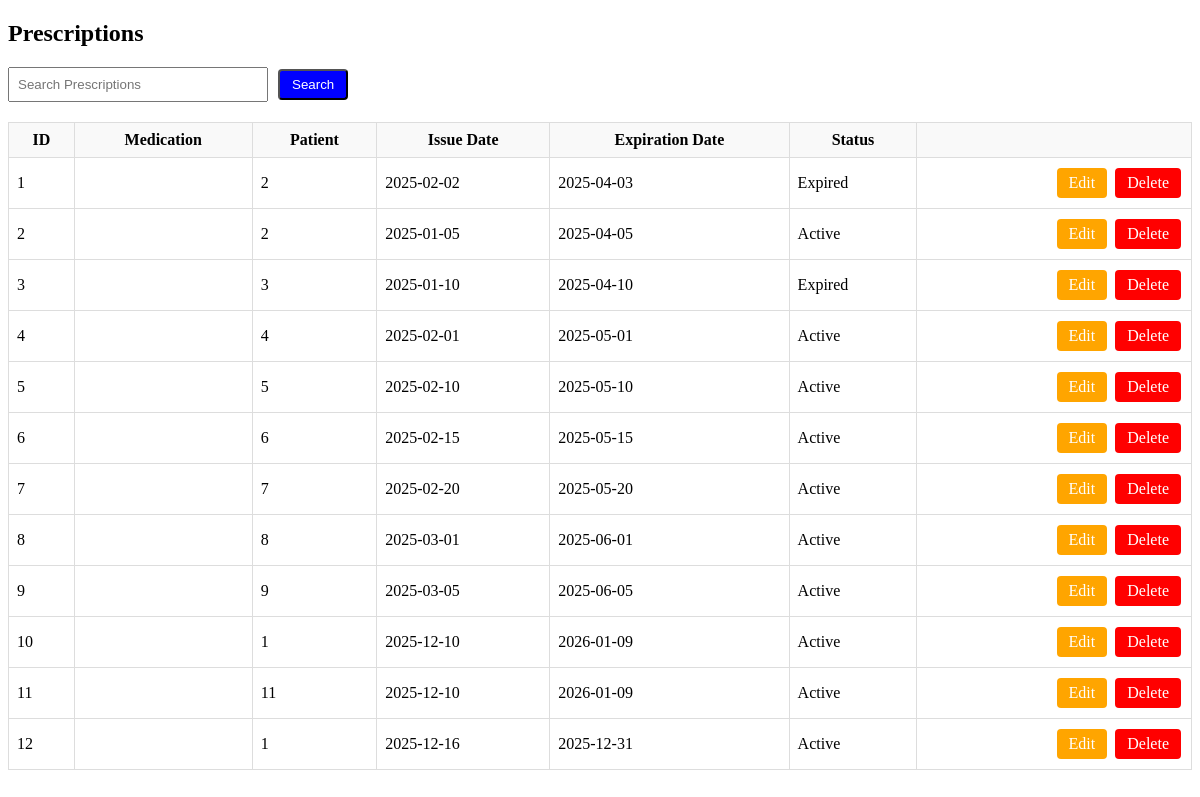
The app's page /backend/DISTRIBUTE_TO_APPROPRIATE_FILES/admin/database.php?view=prescriptions with its own data.
### tables this page shows
CREATE TABLE `prescription` (
  `prescriptionID` int(11) NOT NULL,
  `patientID` int(11) NOT NULL,
  `issueDate` date NOT NULL,
  `expirationDate` date NOT NULL,
  `status` text NOT NULL,
  `doctorID` int(11) NOT NULL
);

### backend/DISTRIBUTE_TO_APPROPRIATE_FILES/admin/database.php (the view, shortened to what this page needs)
<?php
require_once "../includes/db_connect.php";
$view = $_GET['view'] ?? 'medicines';
$search = $_GET['search'] ?? '';
$edit_id = isset($_GET['edit_id']) ? intval($_GET['edit_id']) : null;
$add_mode = isset($_GET['add']) ? true : false;
switch ($view) {
    case 'prescriptions':
        $title = "Prescriptions";
        $query = "SELECT * FROM prescription WHERE 1";
        break;
}
$result = $conn->query($query);
?>
<!DOCTYPE html>
<html>
<head>
</head>
<body>
  <h2><?= htmlspecialchars($title) ?></h2>
  <div style="display:flex; justify-content:space-between; margin-bottom:20px;">
    <form method="GET" action="database.php" style="display:flex; gap:8px; align-items:center;">
      <input type="text" name="search" placeholder="Search <?= htmlspecialchars($title) ?>" value="<?= htmlspecialchars($search) ?>" style="padding:8px; width:260px;">
      <button type="submit" class="btn btn-primary">Search</button>
    </form>
  </div>
  <table>
    <?php if ($view === 'medicines'): ?>
      <tr>
        <th>ID</th>
        <th>Generic Name</th>
        <th>Brand Name</th>
        <th>Form</th>
        <th>Strength</th>
        <th>Manufacturer</th>
        <th>Stock</th>
        <th></th>
      </tr>
      <?php if ($add_mode && $view === 'medicines'): ?>
        <form method="POST" action="database.php?view=medicines" id="form-add-medicine">
          <input type="hidden" name="view" value="medicines">
          <input type="hidden" name="id" value="">
          <input type="hidden" name="update_record" value="1">
          <tr class="highlight">
            <td>New</td>
            <td><input type="text" name="genericName" placeholder="Generic Name"></td>
            <td><input type="text" name="brandName" placeholder="Brand Name"></td>
            <td><input type="text" name="form" placeholder="Form"></td>
            <td><input type="text" name="strength" placeholder="Strength"></td>
            <td><input type="text" name="manufacturer" placeholder="Manufacturer"></td>
            <td><input type="number" name="stock" placeholder="Stock"></td>
            <td style="text-align:right;">
              <button type="button" class="btn btn-success"
                onclick="return openConfirm('Add this new medicine?', document.getElementById('form-add-medicine'))">Save</button>
              <a href="database.php?view=medicines" class="btn btn-secondary">Cancel</a>
            </td>
          </tr>
        </form>
      <?php endif; ?>
      <?php while($row = $result->fetch_assoc()): $id = $row['medicationID']; ?>
        <tr>
          <td><?= $id ?></td>
          <td><?= htmlspecialchars($row['genericName']) ?></td>
          <td><?= htmlspecialchars($row['brandName']) ?></td>
          <td><?= htmlspecialchars($row['form']) ?></td>
          <td><?= htmlspecialchars($row['strength']) ?></td>
          <td><?= htmlspecialchars($row['manufacturer']) ?></td>
          <td><?= htmlspecialchars($row['stock']) ?></td>
          <td style="text-align:right;">
            <a href="database.php?view=medicines&delete_id=<?= $id ?>" class="btn btn-danger"
               onclick="return openConfirm('Delete this medicine?', this.href)">Delete</a>
          </td>
        </tr>
      <?php endwhile; ?>
    <?php elseif ($view === 'prescriptions'): ?>
      <tr>
        <th>ID</th>
        <th>Medication</th>
        <th>Patient</th>
        <th>Issue Date</th>
        <th>Expiration Date</th>
        <th>Status</th>
        <th></th>
      </tr>
      <?php while($row = $result->fetch_assoc()): $id = $row['prescriptionID']; ?>
        <?php if ($edit_id === (int)$id): ?>
          <form method="POST" action="database.php?view=prescriptions" id="form-<?= $id ?>">
            <input type="hidden" name="view" value="prescriptions">
            <input type="hidden" name="id" value="<?= $id ?>">
            <input type="hidden" name="update_record" value="1">
            <tr class="highlight">
              <td><?= $id ?></td>
              <td><input type="number" name="medicationID" value="<?= htmlspecialchars($row['medicationID']) ?>"></td>
              <td><input type="number" name="patientID" value="<?= htmlspecialchars($row['patientID']) ?>"></td>
              <td><input type="date" name="issueDate" value="<?= htmlspecialchars($row['issueDate']) ?>"></td>
              <td><input type="date" name="expirationDate" value="<?= htmlspecialchars($row['expirationDate']) ?>"></td>
              <td><input type="text" name="status" value="<?= htmlspecialchars($row['status']) ?>"></td>
              <td style="text-align:right;">
                <button type="button" class="btn btn-warning"
                  onclick="return openConfirm('Save changes to this prescription?', document.getElementById('form-<?= $id ?>'))">Save</button>
                <a href="database.php?view=prescriptions" class="btn btn-secondary">Cancel</a>
              </td>
            </tr>
          </form>
        <?php else: ?>
          <tr>
            <td><?= $id ?></td>
            <td><?= htmlspecialchars($row['medicationID']) ?></td>
            <td><?= htmlspecialchars($row['patientID']) ?></td>
            <td><?= htmlspecialchars($row['issueDate']) ?></td>
            <td><?= htmlspecialchars($row['expirationDate']) ?></td>
            <td><?= htmlspecialchars($row['status']) ?></td>
            <td style="text-align:right;">
              <a href="database.php?view=prescriptions&edit_id=<?= $id ?>" class="btn btn-warning">Edit</a>
              <a href="database.php?view=prescriptions&delete_id=<?= $id ?>" class="btn btn-danger"
                 onclick="return openConfirm('Delete this prescription?', this.href)">Delete</a>
            </td>
          </tr>
        <?php endif; ?>
      <?php endwhile; ?>
    <?php endif; ?>
  </table>
</body>
</html>

### backend/DISTRIBUTE_TO_APPROPRIATE_FILES/admin/database.php (style rules this page uses)
.btn { padding:6px 12px; margin:2px; border-radius:4px; cursor:pointer; text-decoration:none; display:inline-block; }
.btn-warning { background:orange; color:white; }
.btn-danger { background:red; color:white; }
.btn-primary { background:blue; color:white; }
table { border-collapse: collapse; width: 100%; margin-top:10px; }
th, td { border:1px solid #ddd; padding:8px; }
th { background:#f9f9f9; }
input[type=text], input[type=number], input[type=date], input[type=email] { width:100%; padding:4px; box-sizing:border-box; }

### records on screen
prescription: prescriptionID "1", patientID "2", issueDate "2025-02-02", expirationDate "2025-04-03", status "Expired"
prescription: prescriptionID "2", patientID "2", issueDate "2025-01-05", expirationDate "2025-04-05", status "Active"
prescription: prescriptionID "3", patientID "3", issueDate "2025-01-10", expirationDate "2025-04-10", status "Expired"
prescription: prescriptionID "4", patientID "4", issueDate "2025-02-01", expirationDate "2025-05-01", status "Active"
prescription: prescriptionID "5", patientID "5", issueDate "2025-02-10", expirationDate "2025-05-10", status "Active"
prescription: prescriptionID "6", patientID "6", issueDate "2025-02-15", expirationDate "2025-05-15", status "Active"
prescription: prescriptionID "7", patientID "7", issueDate "2025-02-20", expirationDate "2025-05-20", status "Active"
prescription: prescriptionID "8", patientID "8", issueDate "2025-03-01", expirationDate "2025-06-01", status "Active"
prescription: prescriptionID "9", patientID "9", issueDate "2025-03-05", expirationDate "2025-06-05", status "Active"
prescription: prescriptionID "10", patientID "1", issueDate "2025-12-10", expirationDate "2026-01-09", status "Active"
prescription: prescriptionID "11", patientID "11", issueDate "2025-12-10", expirationDate "2026-01-09", status "Active"
prescription: prescriptionID "12", patientID "1", issueDate "2025-12-16", expirationDate "2025-12-31", status "Active"

### other values on screen
$title "Prescriptions"
